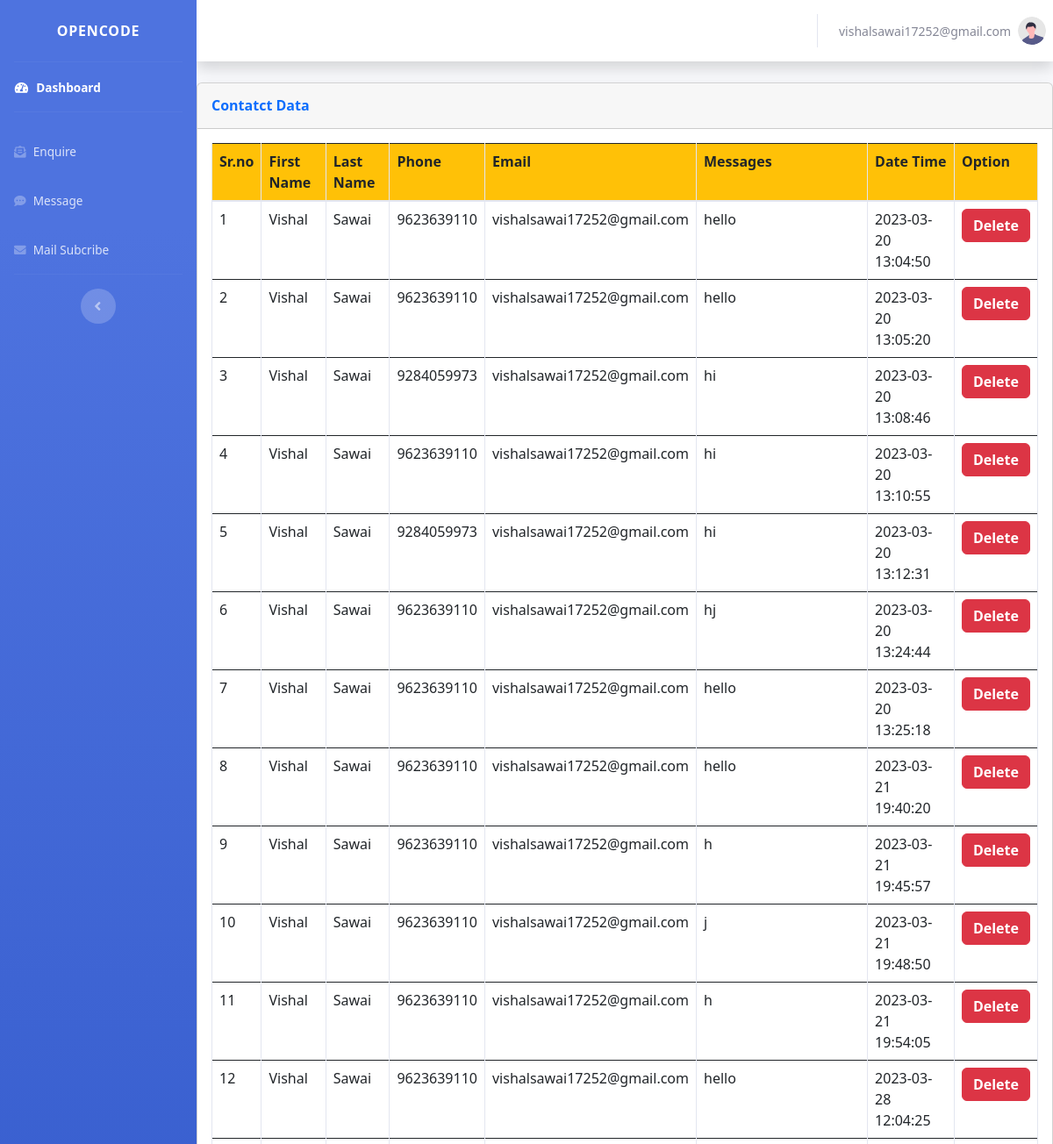
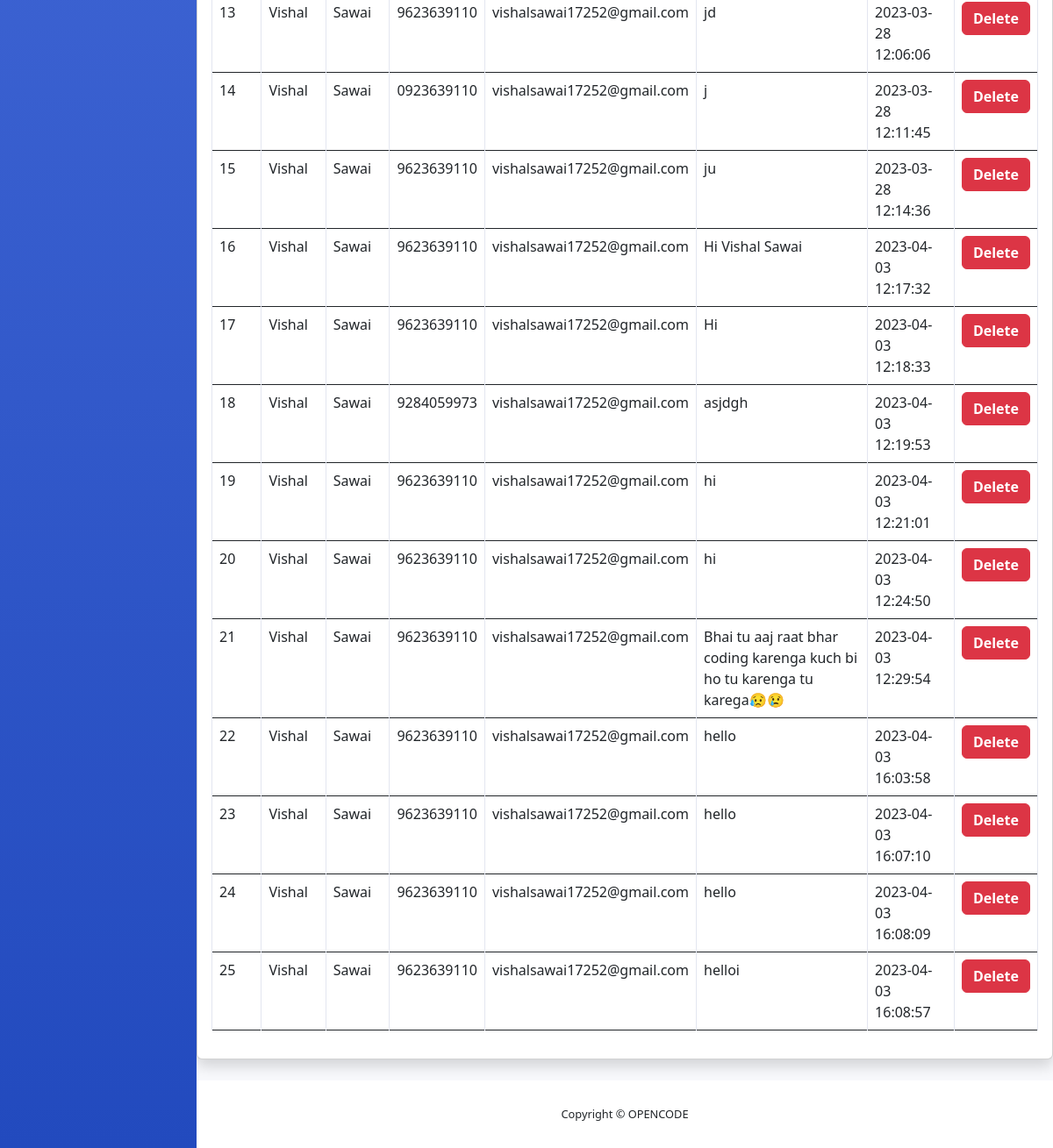
The app's page /admin/dashboard/message.php (signed in) with its own data (2 pictures, top to bottom).
### tables this page shows
CREATE TABLE `message` (
  `id` int(11) NOT NULL,
  `fname` varchar(250) DEFAULT NULL,
  `lname` varchar(250) DEFAULT NULL,
  `phone` varchar(250) DEFAULT NULL,
  `email` varchar(250) DEFAULT NULL,
  `msg` varchar(450) DEFAULT NULL,
  `datetime` varchar(250) DEFAULT NULL
);

### admin/dashboard/message.php (the view, shortened to what this page needs)
<!DOCTYPE html>
<html lang="en">
<head>
    <link href="vendor/fontawesome-free/css/all.min.css" rel="stylesheet" type="text/css">
    <link href="css/sb-admin-2.min.css" rel="stylesheet">
    <link href="https://cdn.jsdelivr.net/npm/bootstrap@5.2.0/dist/css/bootstrap.min.css" rel="stylesheet">
</head>
<body id="page-top">
    <?php
    if (isset($_SESSION['adminUser']) && !empty($_SESSION['adminUser'])) {
    ?>
        <div id="wrapper">
            <ul class="navbar-nav bg-gradient-primary sidebar sidebar-dark accordion" id="accordionSidebar">
                <a class="sidebar-brand d-flex align-items-center justify-content-center" href="index.php">
                    <div class="sidebar-brand-text mx-3">OPENCODE</div>
                </a>
                <hr class="sidebar-divider my-0">
                <li class="nav-item active">
                    <a class="nav-link" href="index.php">
                        <i class="fas fa-fw fa-tachometer-alt"></i>
                        <span>Dashboard</span></a>
                </li>
                <hr class="sidebar-divider">
                <li class="nav-item">
                    <a class="nav-link" href="enquire.php">
                        <i class="fas fa-solid fa-envelope-open-text"></i>
                        <span>Enquire</span></a>
                </li>
                <li class="nav-item">
                    <a class="nav-link" href="message.php">
                        <i class="fas fa-regular fa-comment-dots"></i> <span>Message</span></a>
                </li>
                <li class="nav-item">
                    <a class="nav-link" href="mailsubcribe.php">
                        <i class="fas fa-solid fa-envelope"></i>
                        <span>Mail Subcribe</span></a>
                </li>
                <hr class="sidebar-divider d-none d-md-block">
                <div class="text-center d-none d-md-inline">
                    <button class="rounded-circle border-0" id="sidebarToggle"></button>
                </div>
            </ul>
            <div id="content-wrapper" class="d-flex flex-column">
                <div id="content">
                    <nav class="navbar navbar-expand navbar-light bg-white topbar mb-4 static-top shadow">
                        <ul class="navbar-nav ml-auto">
                            <li class="nav-item dropdown no-arrow">
                                <a class="nav-link dropdown-toggle" href="#" id="userDropdown" role="button" data-toggle="dropdown" aria-haspopup="true" aria-expanded="false">
                                    <span class="mr-2 d-none d-lg-inline text-gray-600 small"><?php echo $_SESSION['adminUser'];
                                                                                                ?></span>
                                    <img class="img-profile rounded-circle" src="img/undraw_profile.svg">
                                </a>
                            </li>
                        </ul>
                    </nav>
                    <?php
                    include 'conn.php';
                    ?>
                    <div class="card shadow mb-4">
                        <div class="card-header py-3">
                            <h6 class="m-0 font-weight-bold text-primary">Contatct Data</h6>
                        </div>
                        <div class="card-body">
                            <div class="table-responsive">
                                <table class="table table-bordered" id="dataTable" width="100%" cellspacing="0">
                                    <thead>
                                        <tr class="fw-bold bg-warning">
                                            <td>Sr.no</td>
                                            <td>First Name</td>
                                            <td>Last Name</td>
                                            <td>Phone</td>
                                            <td>Email</td>
                                            <td>Messages</td>
                                            <td>Date Time</td>
                                            <td>Option</td>
                                        </tr>
                                    </thead>
                                    <tbody>
                                        <?php
                                        $sql = "SELECT * FROM message";
                                        $result = mysqli_query($conn, $sql);
                                        $i = 1;
                                        while ($row = mysqli_fetch_assoc($result)) {
                                        ?>
                                            <tr>
                                                <td><?php echo $i ?></td>
                                                <td><?php echo $row["fname"] ?></td>
                                                <td><?php echo $row["lname"] ?></td>
                                                <td><?php echo $row["phone"] ?></td>
                                                <td><?php echo $row["email"] ?></td>
                                                <td><?php echo $row["msg"] ?></td>
                                                <td><?php echo $row["datetime"] ?></td>
                                                <td><a class="btn btn-danger fw-bold" href="deletedata.php?id=<?php echo $row['id']; ?>&amp;table=<?php echo 'message' ?>">Delete</a></td>
                                            </tr>
                                        <?php
                                            $i++;
                                        }
                                        ?>
                                    </tbody>
                                </table>
                            </div>
                        </div>
                    </div>
                </div>
                <footer class="sticky-footer bg-white">
                    <div class="container my-auto">
                        <div class="copyright text-center my-auto">
                            <span>Copyright &copy; OPENCODE</span>
                        </div>
                    </div>
                </footer>
            </div>
        </div>
    <?php
    } else {
        header("location:../admin.php");
    }
    ?>
</body>
</html>

### records on screen
message: fname "Vishal", lname "Sawai", phone "9623639110", email "vishalsawai17252@gmail.com", msg "hello", datetime "2023-03-20 13:04:50"
message: fname "Vishal", lname "Sawai", phone "9623639110", email "vishalsawai17252@gmail.com", msg "hello", datetime "2023-03-20 13:05:20"
message: fname "Vishal", lname "Sawai", phone "9284059973", email "vishalsawai17252@gmail.com", msg "hi", datetime "2023-03-20 13:08:46"
message: fname "Vishal", lname "Sawai", phone "9623639110", email "vishalsawai17252@gmail.com", msg "hi", datetime "2023-03-20 13:10:55"
message: fname "Vishal", lname "Sawai", phone "9284059973", email "vishalsawai17252@gmail.com", msg "hi", datetime "2023-03-20 13:12:31"
message: fname "Vishal", lname "Sawai", phone "9623639110", email "vishalsawai17252@gmail.com", msg "hj", datetime "2023-03-20 13:24:44"
message: fname "Vishal", lname "Sawai", phone "9623639110", email "vishalsawai17252@gmail.com", msg "hello", datetime "2023-03-20 13:25:18"
message: fname "Vishal", lname "Sawai", phone "9623639110", email "vishalsawai17252@gmail.com", msg "hello", datetime "2023-03-21 19:40:20"
message: fname "Vishal", lname "Sawai", phone "9623639110", email "vishalsawai17252@gmail.com", msg "h", datetime "2023-03-21 19:45:57"
message: fname "Vishal", lname "Sawai", phone "9623639110", email "vishalsawai17252@gmail.com", msg "j", datetime "2023-03-21 19:48:50"
message: fname "Vishal", lname "Sawai", phone "9623639110", email "vishalsawai17252@gmail.com", msg "h", datetime "2023-03-21 19:54:05"
message: fname "Vishal", lname "Sawai", phone "9623639110", email "vishalsawai17252@gmail.com", msg "hello", datetime "2023-03-28 12:04:25"
message: fname "Vishal", lname "Sawai", phone "9623639110", email "vishalsawai17252@gmail.com", msg "jd", datetime "2023-03-28 12:06:06"
message: fname "Vishal", lname "Sawai", phone "0923639110", email "vishalsawai17252@gmail.com", msg "j", datetime "2023-03-28 12:11:45"
message: fname "Vishal", lname "Sawai", phone "9623639110", email "vishalsawai17252@gmail.com", msg "ju", datetime "2023-03-28 12:14:36"
message: fname "Vishal", lname "Sawai", phone "9623639110", email "vishalsawai17252@gmail.com", msg "Hi Vishal Sawai", datetime "2023-04-03 12:17:32"
message: fname "Vishal", lname "Sawai", phone "9623639110", email "vishalsawai17252@gmail.com", msg "Hi", datetime "2023-04-03 12:18:33"
message: fname "Vishal", lname "Sawai", phone "9284059973", email "vishalsawai17252@gmail.com", msg "asjdgh", datetime "2023-04-03 12:19:53"
message: fname "Vishal", lname "Sawai", phone "9623639110", email "vishalsawai17252@gmail.com", msg "hi", datetime "2023-04-03 12:21:01"
message: fname "Vishal", lname "Sawai", phone "9623639110", email "vishalsawai17252@gmail.com", msg "hi", datetime "2023-04-03 12:24:50"
message: fname "Vishal", lname "Sawai", phone "9623639110", email "vishalsawai17252@gmail.com", msg "Bhai tu aaj raat bhar coding karenga kuch bi ho tu karenga tu karega😥😢", datetime "2023-04-03 12:29:54"
message: fname "Vishal", lname "Sawai", phone "9623639110", email "vishalsawai17252@gmail.com", msg "hello", datetime "2023-04-03 16:03:58"
message: fname "Vishal", lname "Sawai", phone "9623639110", email "vishalsawai17252@gmail.com", msg "hello", datetime "2023-04-03 16:07:10"
message: fname "Vishal", lname "Sawai", phone "9623639110", email "vishalsawai17252@gmail.com", msg "hello", datetime "2023-04-03 16:08:09"
message: fname "Vishal", lname "Sawai", phone "9623639110", email "vishalsawai17252@gmail.com", msg "helloi", datetime "2023-04-03 16:08:57"

### other values on screen
$_SESSION['adminUser'] "vishalsawai17252@gmail.com"
